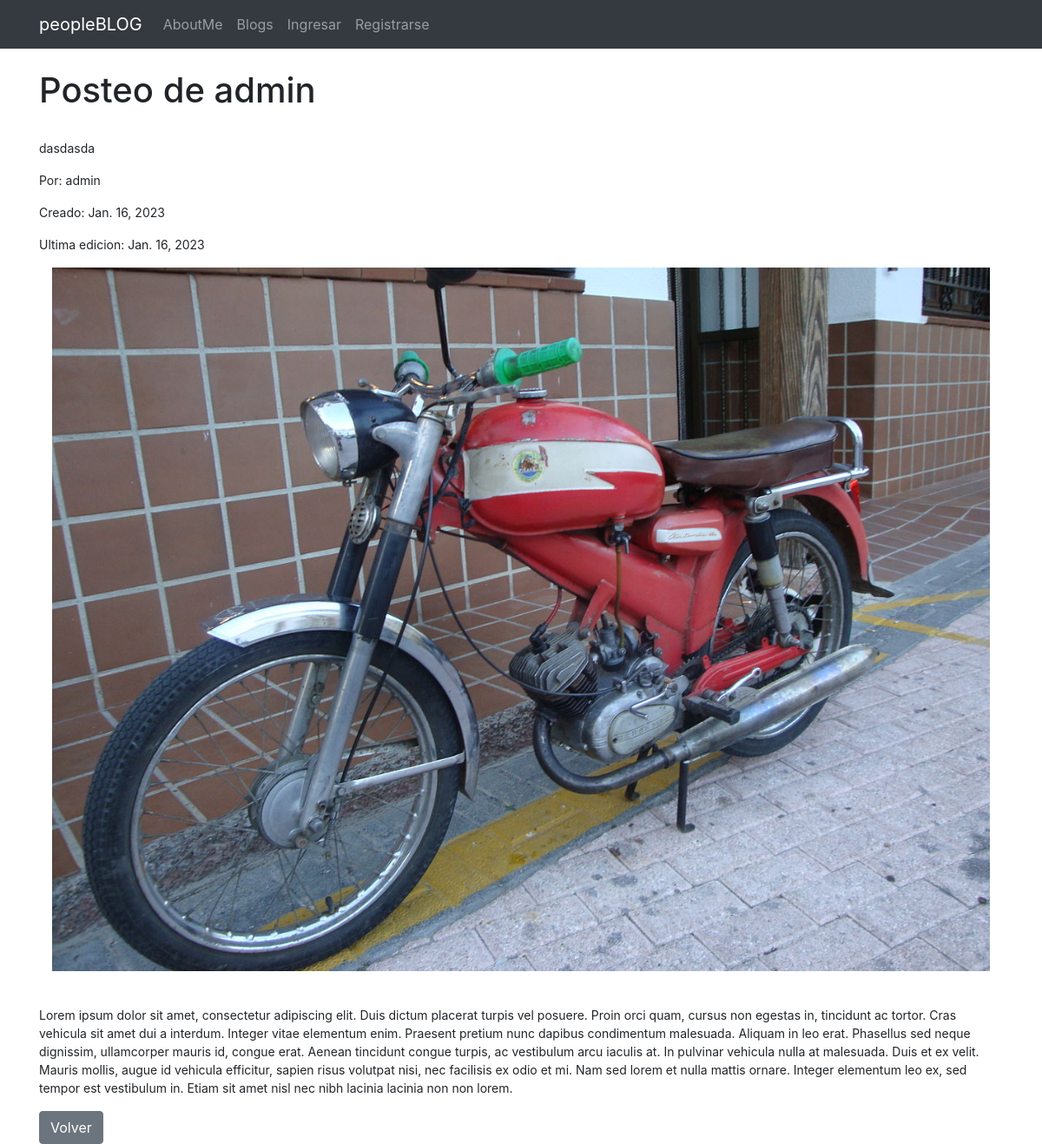
/blog/paginadetalle/42, run on an earlier commit of the app's database.
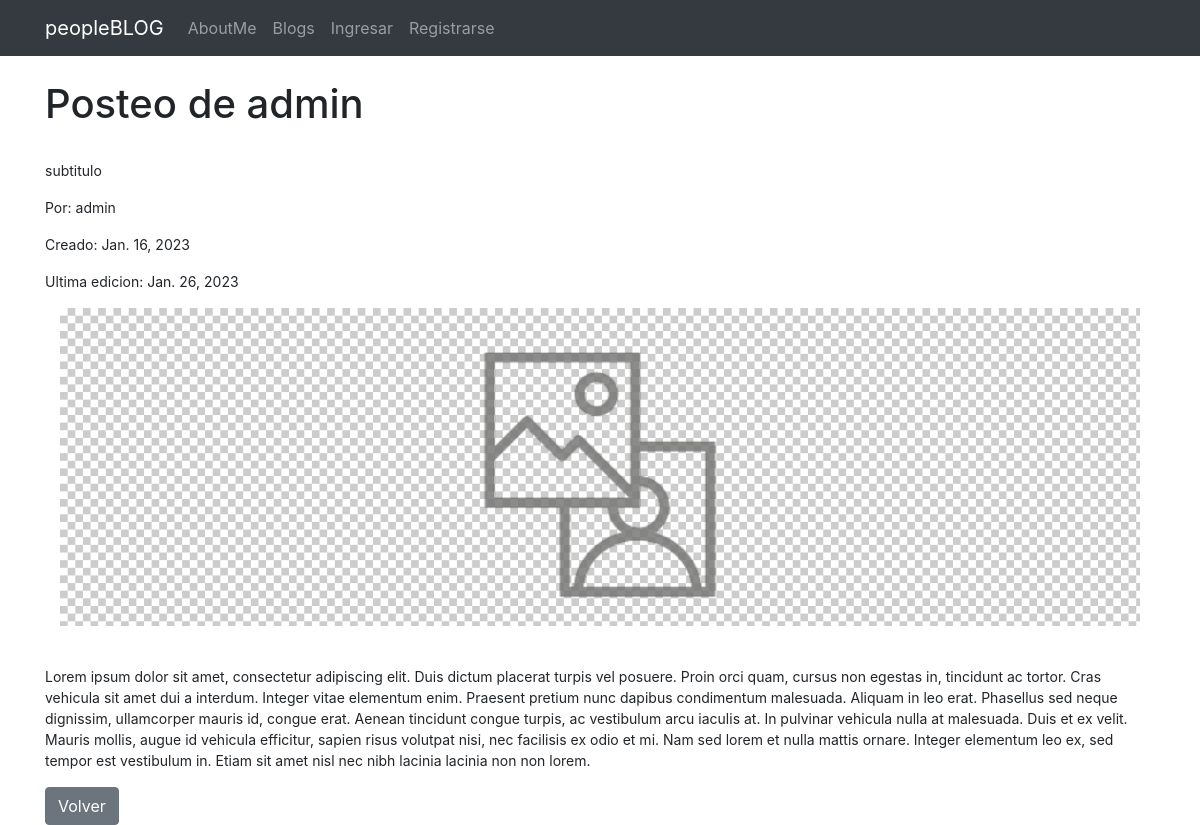
And on a later commit of the database.
### Blog/models.py (models this page shows, shortened)
class Pagina(models.Model):
    titulo=models.CharField(max_length=100)
    subtitulo=models.CharField(max_length=100)
    user= models.ForeignKey(User, on_delete=models.CASCADE)
    imagen= models.ImageField(null=True, blank=True, upload_to="post")
    cuerpo=RichTextField(null=True, blank=True)
    creado=models.DateField(auto_now_add=True)
    editado=models.DateField(auto_now=True)

### Blog/views.py (the view)
# urls.py: path('paginadetalle/<pk>', views.paginadetalle, name="paginadetalle"),
def paginadetalle(request, pk):
	pagina= Pagina.objects.get(id=pk)
	context= {'pagina':pagina}
	return render(request, 'pagina_detalle.html', context)

### Templates/pagina_detalle.html (shortened to what this page needs)
{% extends "padre.html" %}
{% block content %}
<h1>{{pagina.titulo}}</h1>
<br/>
<small>
    <p>{{pagina.subtitulo}}</p>
    <p>Por: {{pagina.user}}</p>
    <p>Creado: {{pagina.creado}}</p>
    <p>Ultima edicion: {{pagina.editado}}</p>
    <img class="container" src="{{pagina.imagen.url}}">
<br/>
<br/>
    <p>{{pagina.cuerpo|safe}}</p>
</small>
    <a class="btn btn-secondary" href="{% url 'leerpaginas' %}">Volver</a>
{% endblock %}

What changed in the data, as far as the page shows it:
changed Pagina "Posteo de admin": subtitulo "dasdasda" → "subtitulo"; editado "Jan. 16, 2023" → "Jan. 26, 2023"; imagen: picture removed, a placeholder shows
